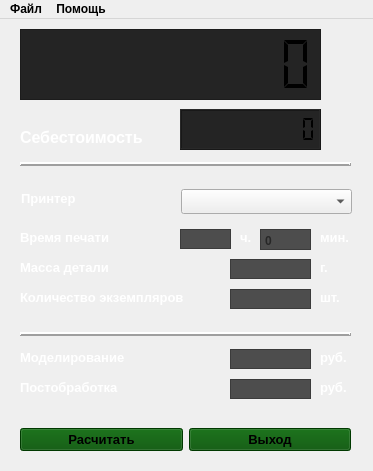
<?xml version="1.0" encoding="UTF-8"?>
<ui version="4.0">
 <class>Calc3DbyRisen</class>
 <widget class="QMainWindow" name="Calc3DbyRisen">
  <property name="geometry">
   <rect>
    <x>0</x>
    <y>0</y>
    <width>373</width>
    <height>471</height>
   </rect>
  </property>
  <property name="font">
   <font>
    <bold>true</bold>
   </font>
  </property>
  <property name="acceptDrops">
   <bool>false</bool>
  </property>
  <property name="windowTitle">
   <string>Calc3D by Risen v.1.0.0</string>
  </property>
  <property name="windowIcon">
   <iconset>
    <normaloff>img/logo-1.png</normaloff>img/logo-1.png</iconset>
  </property>
  <property name="autoFillBackground">
   <bool>true</bool>
  </property>
  <property name="styleSheet">
   <string notr="true"/>
  </property>
  <property name="dockOptions">
   <set>QMainWindow::AllowTabbedDocks|QMainWindow::AnimatedDocks</set>
  </property>
  <widget class="QWidget" name="centralwidget">
   <widget class="QLabel" name="quantity">
    <property name="geometry">
     <rect>
      <x>20</x>
      <y>270</y>
      <width>171</width>
      <height>17</height>
     </rect>
    </property>
    <property name="font">
     <font>
      <pointsize>10</pointsize>
      <bold>true</bold>
     </font>
    </property>
    <property name="styleSheet">
     <string notr="true">color: rgb(255, 255, 255);</string>
    </property>
    <property name="text">
     <string>Количество экземпляров</string>
    </property>
   </widget>
   <widget class="QLabel" name="weight">
    <property name="geometry">
     <rect>
      <x>20</x>
      <y>240</y>
      <width>101</width>
      <height>17</height>
     </rect>
    </property>
    <property name="font">
     <font>
      <pointsize>10</pointsize>
      <bold>true</bold>
     </font>
    </property>
    <property name="styleSheet">
     <string notr="true">color: rgb(255, 255, 255);</string>
    </property>
    <property name="text">
     <string>Масса детали</string>
    </property>
   </widget>
   <widget class="QLabel" name="time_print">
    <property name="geometry">
     <rect>
      <x>20</x>
      <y>210</y>
      <width>101</width>
      <height>17</height>
     </rect>
    </property>
    <property name="font">
     <font>
      <pointsize>10</pointsize>
      <bold>true</bold>
     </font>
    </property>
    <property name="styleSheet">
     <string notr="true">color: rgb(255, 255, 255);</string>
    </property>
    <property name="text">
     <string>Время печати</string>
    </property>
   </widget>
   <widget class="QLabel" name="printer">
    <property name="geometry">
     <rect>
      <x>21</x>
      <y>171</y>
      <width>81</width>
      <height>17</height>
     </rect>
    </property>
    <property name="font">
     <font>
      <pointsize>10</pointsize>
      <bold>true</bold>
     </font>
    </property>
    <property name="styleSheet">
     <string notr="true">color: rgb(255, 255, 255);</string>
    </property>
    <property name="text">
     <string>Принтер</string>
    </property>
   </widget>
   <widget class="QComboBox" name="printer_menu">
    <property name="geometry">
     <rect>
      <x>181</x>
      <y>170</y>
      <width>171</width>
      <height>25</height>
     </rect>
    </property>
    <property name="acceptDrops">
     <bool>true</bool>
    </property>
    <property name="styleSheet">
     <string notr="true">alternate-background-color: rgb(77, 77, 77);</string>
    </property>
    <property name="currentText">
     <string/>
    </property>
    <property name="currentIndex">
     <number>-1</number>
    </property>
    <property name="insertPolicy">
     <enum>QComboBox::NoInsert</enum>
    </property>
    <property name="placeholderText">
     <string>Выбо принтера</string>
    </property>
    <item>
     <property name="text">
      <string>Ender3/Ender3pro</string>
     </property>
    </item>
    <item>
     <property name="text">
      <string>FlyBeer</string>
     </property>
    </item>
   </widget>
   <widget class="QLCDNumber" name="lcd_result">
    <property name="geometry">
     <rect>
      <x>20</x>
      <y>10</y>
      <width>301</width>
      <height>71</height>
     </rect>
    </property>
    <property name="font">
     <font>
      <pointsize>10</pointsize>
      <bold>true</bold>
     </font>
    </property>
    <property name="autoFillBackground">
     <bool>false</bool>
    </property>
    <property name="styleSheet">
     <string notr="true">background-color: rgb(36, 36, 36);</string>
    </property>
    <property name="frameShape">
     <enum>QFrame::StyledPanel</enum>
    </property>
    <property name="frameShadow">
     <enum>QFrame::Raised</enum>
    </property>
    <property name="digitCount">
     <number>10</number>
    </property>
    <property name="segmentStyle">
     <enum>QLCDNumber::Flat</enum>
    </property>
   </widget>
   <widget class="QLCDNumber" name="lcd_result_2">
    <property name="geometry">
     <rect>
      <x>180</x>
      <y>90</y>
      <width>141</width>
      <height>41</height>
     </rect>
    </property>
    <property name="styleSheet">
     <string notr="true">background-color: rgb(36, 36, 36);</string>
    </property>
    <property name="digitCount">
     <number>10</number>
    </property>
    <property name="segmentStyle">
     <enum>QLCDNumber::Flat</enum>
    </property>
   </widget>
   <widget class="QLabel" name="cost_price">
    <property name="geometry">
     <rect>
      <x>20</x>
      <y>110</y>
      <width>141</width>
      <height>17</height>
     </rect>
    </property>
    <property name="font">
     <font>
      <pointsize>12</pointsize>
      <bold>true</bold>
     </font>
    </property>
    <property name="styleSheet">
     <string notr="true">color: rgb(255, 255, 255);</string>
    </property>
    <property name="text">
     <string>Себестоимость</string>
    </property>
   </widget>
   <widget class="QPlainTextEdit" name="input_hours">
    <property name="geometry">
     <rect>
      <x>180</x>
      <y>210</y>
      <width>51</width>
      <height>20</height>
     </rect>
    </property>
    <property name="sizePolicy">
     <sizepolicy hsizetype="Fixed" vsizetype="Fixed">
      <horstretch>0</horstretch>
      <verstretch>0</verstretch>
     </sizepolicy>
    </property>
    <property name="font">
     <font>
      <pointsize>10</pointsize>
      <bold>true</bold>
      <stylestrategy>PreferAntialias</stylestrategy>
     </font>
    </property>
    <property name="acceptDrops">
     <bool>false</bool>
    </property>
    <property name="toolTipDuration">
     <number>0</number>
    </property>
    <property name="whatsThis">
     <string/>
    </property>
    <property name="autoFillBackground">
     <bool>false</bool>
    </property>
    <property name="styleSheet">
     <string notr="true">background-color: rgb(77, 77, 77);</string>
    </property>
    <property name="inputMethodHints">
     <set>Qt::ImhDigitsOnly</set>
    </property>
    <property name="lineWidth">
     <number>0</number>
    </property>
    <property name="verticalScrollBarPolicy">
     <enum>Qt::ScrollBarAlwaysOff</enum>
    </property>
    <property name="horizontalScrollBarPolicy">
     <enum>Qt::ScrollBarAsNeeded</enum>
    </property>
    <property name="undoRedoEnabled">
     <bool>false</bool>
    </property>
    <property name="lineWrapMode">
     <enum>QPlainTextEdit::NoWrap</enum>
    </property>
    <property name="plainText">
     <string notr="true"/>
    </property>
    <property name="tabStopDistance">
     <double>80.000000000000000</double>
    </property>
    <property name="maximumBlockCount">
     <number>3</number>
    </property>
    <property name="centerOnScroll">
     <bool>false</bool>
    </property>
    <property name="placeholderText">
     <string notr="true">0</string>
    </property>
   </widget>
   <widget class="QLabel" name="text_time_hours">
    <property name="geometry">
     <rect>
      <x>240</x>
      <y>210</y>
      <width>21</width>
      <height>17</height>
     </rect>
    </property>
    <property name="font">
     <font>
      <pointsize>10</pointsize>
      <bold>true</bold>
     </font>
    </property>
    <property name="styleSheet">
     <string notr="true">color: rgb(255, 255, 255);</string>
    </property>
    <property name="text">
     <string>ч.</string>
    </property>
   </widget>
   <widget class="QPlainTextEdit" name="input_minutes">
    <property name="geometry">
     <rect>
      <x>260</x>
      <y>210</y>
      <width>51</width>
      <height>21</height>
     </rect>
    </property>
    <property name="acceptDrops">
     <bool>false</bool>
    </property>
    <property name="styleSheet">
     <string notr="true">background-color: rgb(77, 77, 77);</string>
    </property>
    <property name="inputMethodHints">
     <set>Qt::ImhDigitsOnly</set>
    </property>
    <property name="maximumBlockCount">
     <number>3</number>
    </property>
    <property name="centerOnScroll">
     <bool>true</bool>
    </property>
    <property name="placeholderText">
     <string>0</string>
    </property>
   </widget>
   <widget class="QLabel" name="text_time_minuts">
    <property name="geometry">
     <rect>
      <x>320</x>
      <y>210</y>
      <width>31</width>
      <height>17</height>
     </rect>
    </property>
    <property name="font">
     <font>
      <pointsize>10</pointsize>
      <bold>true</bold>
     </font>
    </property>
    <property name="styleSheet">
     <string notr="true">color: rgb(255, 255, 255);</string>
    </property>
    <property name="text">
     <string>мин.</string>
    </property>
   </widget>
   <widget class="QPlainTextEdit" name="input_gram">
    <property name="geometry">
     <rect>
      <x>230</x>
      <y>240</y>
      <width>81</width>
      <height>20</height>
     </rect>
    </property>
    <property name="sizePolicy">
     <sizepolicy hsizetype="Fixed" vsizetype="Fixed">
      <horstretch>0</horstretch>
      <verstretch>0</verstretch>
     </sizepolicy>
    </property>
    <property name="font">
     <font>
      <pointsize>10</pointsize>
      <bold>true</bold>
      <stylestrategy>PreferAntialias</stylestrategy>
     </font>
    </property>
    <property name="acceptDrops">
     <bool>false</bool>
    </property>
    <property name="toolTipDuration">
     <number>0</number>
    </property>
    <property name="autoFillBackground">
     <bool>false</bool>
    </property>
    <property name="styleSheet">
     <string notr="true">background-color: rgb(77, 77, 77);</string>
    </property>
    <property name="inputMethodHints">
     <set>Qt::ImhFormattedNumbersOnly</set>
    </property>
    <property name="lineWidth">
     <number>0</number>
    </property>
    <property name="verticalScrollBarPolicy">
     <enum>Qt::ScrollBarAlwaysOff</enum>
    </property>
    <property name="horizontalScrollBarPolicy">
     <enum>Qt::ScrollBarAsNeeded</enum>
    </property>
    <property name="plainText">
     <string notr="true"/>
    </property>
    <property name="centerOnScroll">
     <bool>true</bool>
    </property>
    <property name="placeholderText">
     <string>0</string>
    </property>
   </widget>
   <widget class="QPlainTextEdit" name="input_things">
    <property name="geometry">
     <rect>
      <x>230</x>
      <y>270</y>
      <width>81</width>
      <height>20</height>
     </rect>
    </property>
    <property name="sizePolicy">
     <sizepolicy hsizetype="Fixed" vsizetype="Fixed">
      <horstretch>0</horstretch>
      <verstretch>0</verstretch>
     </sizepolicy>
    </property>
    <property name="font">
     <font>
      <pointsize>10</pointsize>
      <bold>true</bold>
      <stylestrategy>PreferAntialias</stylestrategy>
     </font>
    </property>
    <property name="acceptDrops">
     <bool>false</bool>
    </property>
    <property name="toolTipDuration">
     <number>0</number>
    </property>
    <property name="autoFillBackground">
     <bool>false</bool>
    </property>
    <property name="styleSheet">
     <string notr="true">background-color: rgb(77, 77, 77);</string>
    </property>
    <property name="inputMethodHints">
     <set>Qt::ImhDigitsOnly</set>
    </property>
    <property name="lineWidth">
     <number>0</number>
    </property>
    <property name="verticalScrollBarPolicy">
     <enum>Qt::ScrollBarAlwaysOff</enum>
    </property>
    <property name="horizontalScrollBarPolicy">
     <enum>Qt::ScrollBarAsNeeded</enum>
    </property>
    <property name="plainText">
     <string notr="true"/>
    </property>
    <property name="centerOnScroll">
     <bool>true</bool>
    </property>
    <property name="placeholderText">
     <string>0</string>
    </property>
   </widget>
   <widget class="QPlainTextEdit" name="input_mod">
    <property name="geometry">
     <rect>
      <x>230</x>
      <y>330</y>
      <width>81</width>
      <height>20</height>
     </rect>
    </property>
    <property name="sizePolicy">
     <sizepolicy hsizetype="Fixed" vsizetype="Fixed">
      <horstretch>0</horstretch>
      <verstretch>0</verstretch>
     </sizepolicy>
    </property>
    <property name="font">
     <font>
      <pointsize>10</pointsize>
      <bold>true</bold>
      <stylestrategy>PreferAntialias</stylestrategy>
     </font>
    </property>
    <property name="acceptDrops">
     <bool>false</bool>
    </property>
    <property name="toolTipDuration">
     <number>0</number>
    </property>
    <property name="autoFillBackground">
     <bool>false</bool>
    </property>
    <property name="styleSheet">
     <string notr="true">background-color: rgb(77, 77, 77);</string>
    </property>
    <property name="inputMethodHints">
     <set>Qt::ImhDigitsOnly</set>
    </property>
    <property name="lineWidth">
     <number>0</number>
    </property>
    <property name="verticalScrollBarPolicy">
     <enum>Qt::ScrollBarAlwaysOff</enum>
    </property>
    <property name="horizontalScrollBarPolicy">
     <enum>Qt::ScrollBarAsNeeded</enum>
    </property>
    <property name="plainText">
     <string notr="true"/>
    </property>
    <property name="centerOnScroll">
     <bool>true</bool>
    </property>
    <property name="placeholderText">
     <string>0</string>
    </property>
   </widget>
   <widget class="QPlainTextEdit" name="input_post">
    <property name="geometry">
     <rect>
      <x>230</x>
      <y>360</y>
      <width>81</width>
      <height>20</height>
     </rect>
    </property>
    <property name="sizePolicy">
     <sizepolicy hsizetype="Fixed" vsizetype="Fixed">
      <horstretch>0</horstretch>
      <verstretch>0</verstretch>
     </sizepolicy>
    </property>
    <property name="font">
     <font>
      <pointsize>10</pointsize>
      <bold>true</bold>
      <stylestrategy>PreferAntialias</stylestrategy>
     </font>
    </property>
    <property name="acceptDrops">
     <bool>false</bool>
    </property>
    <property name="toolTipDuration">
     <number>0</number>
    </property>
    <property name="autoFillBackground">
     <bool>false</bool>
    </property>
    <property name="styleSheet">
     <string notr="true">background-color: rgb(77, 77, 77);</string>
    </property>
    <property name="inputMethodHints">
     <set>Qt::ImhDigitsOnly</set>
    </property>
    <property name="lineWidth">
     <number>0</number>
    </property>
    <property name="verticalScrollBarPolicy">
     <enum>Qt::ScrollBarAlwaysOff</enum>
    </property>
    <property name="horizontalScrollBarPolicy">
     <enum>Qt::ScrollBarAsNeeded</enum>
    </property>
    <property name="plainText">
     <string notr="true"/>
    </property>
    <property name="centerOnScroll">
     <bool>true</bool>
    </property>
    <property name="placeholderText">
     <string>0</string>
    </property>
   </widget>
   <widget class="QLabel" name="text_gram">
    <property name="geometry">
     <rect>
      <x>320</x>
      <y>240</y>
      <width>31</width>
      <height>17</height>
     </rect>
    </property>
    <property name="font">
     <font>
      <pointsize>10</pointsize>
      <bold>true</bold>
     </font>
    </property>
    <property name="styleSheet">
     <string notr="true">color: rgb(255, 255, 255);</string>
    </property>
    <property name="text">
     <string>г.</string>
    </property>
   </widget>
   <widget class="QLabel" name="text_things">
    <property name="geometry">
     <rect>
      <x>320</x>
      <y>270</y>
      <width>31</width>
      <height>17</height>
     </rect>
    </property>
    <property name="font">
     <font>
      <pointsize>10</pointsize>
      <bold>true</bold>
     </font>
    </property>
    <property name="styleSheet">
     <string notr="true">color: rgb(255, 255, 255);</string>
    </property>
    <property name="text">
     <string>шт.</string>
    </property>
   </widget>
   <widget class="QLabel" name="text_rub_mod">
    <property name="geometry">
     <rect>
      <x>320</x>
      <y>330</y>
      <width>31</width>
      <height>17</height>
     </rect>
    </property>
    <property name="font">
     <font>
      <pointsize>10</pointsize>
      <bold>true</bold>
     </font>
    </property>
    <property name="styleSheet">
     <string notr="true">color: rgb(255, 255, 255);</string>
    </property>
    <property name="text">
     <string>руб.</string>
    </property>
   </widget>
   <widget class="QLabel" name="text_rub_post">
    <property name="geometry">
     <rect>
      <x>320</x>
      <y>360</y>
      <width>31</width>
      <height>17</height>
     </rect>
    </property>
    <property name="font">
     <font>
      <pointsize>10</pointsize>
      <bold>true</bold>
     </font>
    </property>
    <property name="styleSheet">
     <string notr="true">color: rgb(255, 255, 255);</string>
    </property>
    <property name="text">
     <string>руб.</string>
    </property>
   </widget>
   <widget class="QLabel" name="ico_rub">
    <property name="geometry">
     <rect>
      <x>330</x>
      <y>50</y>
      <width>31</width>
      <height>31</height>
     </rect>
    </property>
    <property name="text">
     <string/>
    </property>
    <property name="pixmap">
     <pixmap>img/rubl.png</pixmap>
    </property>
    <property name="scaledContents">
     <bool>true</bool>
    </property>
   </widget>
   <widget class="QFrame" name="frame">
    <property name="geometry">
     <rect>
      <x>20</x>
      <y>130</y>
      <width>331</width>
      <height>31</height>
     </rect>
    </property>
    <property name="frameShape">
     <enum>QFrame::HLine</enum>
    </property>
    <property name="frameShadow">
     <enum>QFrame::Raised</enum>
    </property>
    <property name="lineWidth">
     <number>2</number>
    </property>
   </widget>
   <widget class="QFrame" name="frame_2">
    <property name="geometry">
     <rect>
      <x>20</x>
      <y>300</y>
      <width>331</width>
      <height>31</height>
     </rect>
    </property>
    <property name="frameShape">
     <enum>QFrame::HLine</enum>
    </property>
    <property name="frameShadow">
     <enum>QFrame::Raised</enum>
    </property>
    <property name="lineWidth">
     <number>2</number>
    </property>
   </widget>
   <widget class="QWidget" name="layoutWidget">
    <property name="geometry">
     <rect>
      <x>20</x>
      <y>400</y>
      <width>331</width>
      <height>41</height>
     </rect>
    </property>
    <layout class="QHBoxLayout" name="buttons">
     <item>
      <widget class="QPushButton" name="get_result_btn">
       <property name="font">
        <font>
         <pointsize>10</pointsize>
         <italic>false</italic>
         <bold>true</bold>
         <stylestrategy>PreferAntialias</stylestrategy>
         <kerning>true</kerning>
        </font>
       </property>
       <property name="acceptDrops">
        <bool>true</bool>
       </property>
       <property name="styleSheet">
        <string notr="true">background-color: rgb(0, 80, 0);</string>
       </property>
       <property name="text">
        <string>Расчитать</string>
       </property>
       <property name="icon">
        <iconset>
         <normaloff>img/calc.png</normaloff>img/calc.png</iconset>
       </property>
       <property name="iconSize">
        <size>
         <width>20</width>
         <height>20</height>
        </size>
       </property>
      </widget>
     </item>
     <item>
      <widget class="QPushButton" name="exit_btn">
       <property name="font">
        <font>
         <pointsize>10</pointsize>
         <bold>true</bold>
        </font>
       </property>
       <property name="styleSheet">
        <string notr="true">background-color: rgb(0, 80, 0);</string>
       </property>
       <property name="text">
        <string>Выход</string>
       </property>
       <property name="icon">
        <iconset>
         <normaloff>img/exit.png</normaloff>img/exit.png</iconset>
       </property>
       <property name="iconSize">
        <size>
         <width>20</width>
         <height>20</height>
        </size>
       </property>
      </widget>
     </item>
    </layout>
   </widget>
   <widget class="QLabel" name="modeling">
    <property name="geometry">
     <rect>
      <x>20</x>
      <y>330</y>
      <width>141</width>
      <height>17</height>
     </rect>
    </property>
    <property name="font">
     <font>
      <pointsize>10</pointsize>
      <bold>true</bold>
     </font>
    </property>
    <property name="styleSheet">
     <string notr="true">color: rgb(255, 255, 255);</string>
    </property>
    <property name="text">
     <string>Моделирование</string>
    </property>
   </widget>
   <widget class="QLabel" name="post_print">
    <property name="enabled">
     <bool>false</bool>
    </property>
    <property name="geometry">
     <rect>
      <x>20</x>
      <y>360</y>
      <width>121</width>
      <height>17</height>
     </rect>
    </property>
    <property name="font">
     <font>
      <pointsize>10</pointsize>
      <bold>true</bold>
     </font>
    </property>
    <property name="styleSheet">
     <string notr="true">color: rgb(255, 255, 255);</string>
    </property>
    <property name="text">
     <string>Постобработка</string>
    </property>
   </widget>
  </widget>
  <widget class="QMenuBar" name="menubar">
   <property name="geometry">
    <rect>
     <x>0</x>
     <y>0</y>
     <width>373</width>
     <height>22</height>
    </rect>
   </property>
   <widget class="QMenu" name="settings">
    <property name="title">
     <string>Файл</string>
    </property>
    <widget class="QMenu" name="pressets">
     <property name="title">
      <string>Пресеты принтера</string>
     </property>
     <addaction name="add_printer"/>
     <addaction name="edit_printer"/>
     <addaction name="del_printer"/>
    </widget>
    <addaction name="settings_2"/>
    <addaction name="pressets"/>
   </widget>
   <widget class="QMenu" name="help">
    <property name="contextMenuPolicy">
     <enum>Qt::DefaultContextMenu</enum>
    </property>
    <property name="autoFillBackground">
     <bool>false</bool>
    </property>
    <property name="tearOffEnabled">
     <bool>false</bool>
    </property>
    <property name="title">
     <string>Помощь</string>
    </property>
    <property name="separatorsCollapsible">
     <bool>false</bool>
    </property>
    <addaction name="check_update"/>
    <addaction name="formula"/>
    <addaction name="about"/>
   </widget>
   <addaction name="settings"/>
   <addaction name="help"/>
  </widget>
  <action name="check_update">
   <property name="checkable">
    <bool>false</bool>
   </property>
   <property name="text">
    <string>Проверить обновления</string>
   </property>
  </action>
  <action name="formula">
   <property name="text">
    <string>Как расчитывается стоимость</string>
   </property>
  </action>
  <action name="about">
   <property name="text">
    <string>О програме</string>
   </property>
  </action>
  <action name="settings_2">
   <property name="text">
    <string>Настройки</string>
   </property>
  </action>
  <action name="add_printer">
   <property name="text">
    <string>Добавить принтер</string>
   </property>
  </action>
  <action name="edit_printer">
   <property name="text">
    <string>Редактировать принтер</string>
   </property>
  </action>
  <action name="del_printer">
   <property name="text">
    <string>Удалить принтер</string>
   </property>
  </action>
 </widget>
 <resources/>
 <connections/>
</ui>
